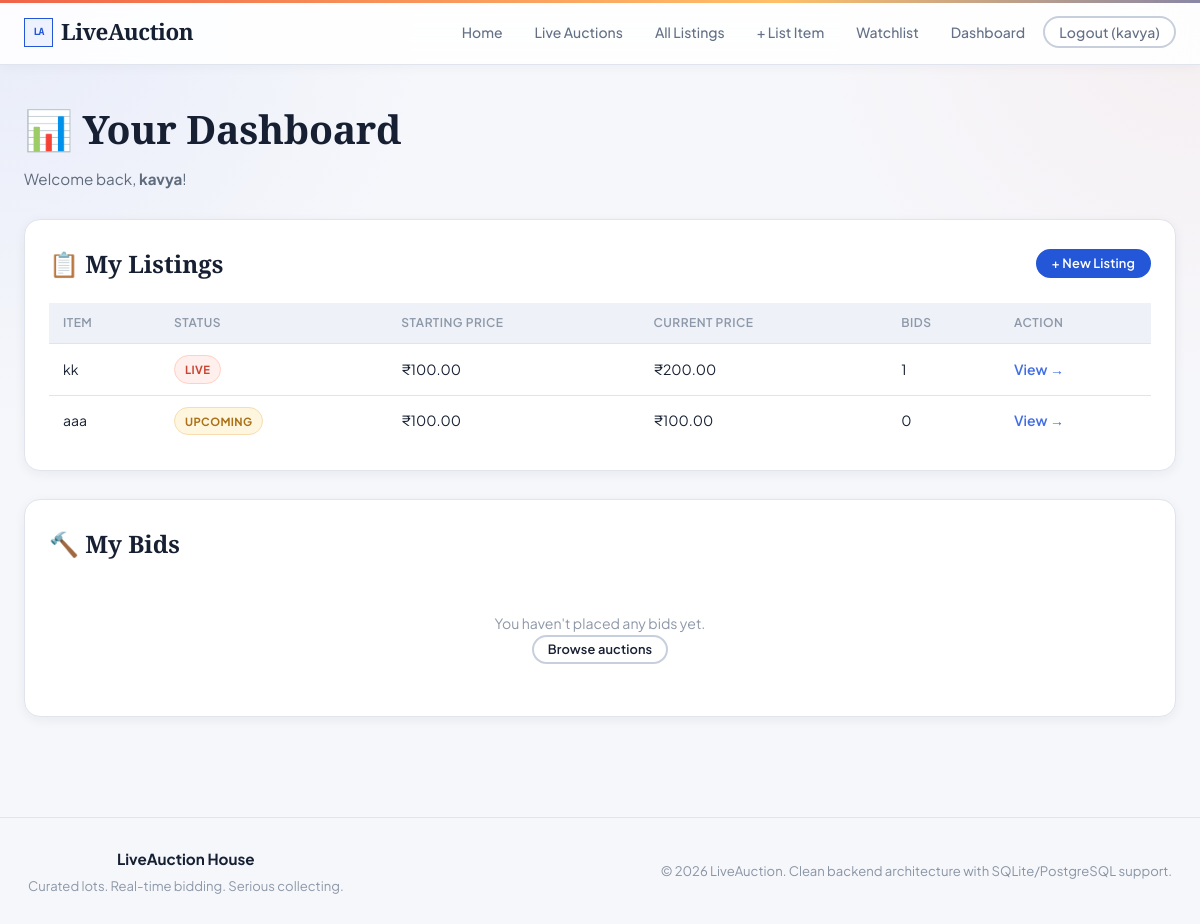
The page /dashboard/ (signed in) on the database its author committed.
### auctions/models.py (models this page shows, shortened)
class AuctionItem(models.Model):
    STATUS_CHOICES = [
        ('upcoming', 'Upcoming'),
        ('live', 'Live'),
        ('ended', 'Ended'),
    ]
    title = models.CharField(max_length=200)
    description = models.TextField()
    image = models.ImageField(upload_to='auction_images/', blank=True, null=True)
    seller = models.ForeignKey(User, on_delete=models.CASCADE, related_name='items_listed')
    starting_price = models.DecimalField(max_digits=10, decimal_places=2)
    current_price = models.DecimalField(max_digits=10, decimal_places=2)
    start_time = models.DateTimeField()
    end_time = models.DateTimeField()
    status = models.CharField(max_length=10, choices=STATUS_CHOICES, default='upcoming')
    created_at = models.DateTimeField(auto_now_add=True)
    class Meta:
        ordering = ['-created_at']

### auctions/views.py (the view)
# urls.py: path('dashboard/', views.dashboard, name='dashboard'),
@login_required
def dashboard(request):
    my_listings = AuctionItem.objects.filter(seller=request.user)
    my_bids = Bid.objects.filter(bidder=request.user).select_related('item').order_by('-timestamp')
    return render(request, 'auctions/dashboard.html', {
        'my_listings': my_listings,
        'my_bids': my_bids,
    })

### templates/auctions/dashboard.html (shortened to what this page needs)
{% extends 'base.html' %}
{% block content %}
<div class="page-header">
    <h1>📊 Your Dashboard</h1>
    <p>Welcome back, <strong>{{ user.username }}</strong>!</p>
</div>
<div class="dashboard-grid">
    <div class="dashboard-section">
        <div class="section-header">
            <h2>📋 My Listings</h2>
            <a href="{% url 'create_auction' %}" class="btn btn-primary btn-sm">+ New Listing</a>
        </div>
        {% if my_listings %}
            <div class="table-wrapper">
                <table class="data-table">
                    <thead>
                        <tr>
                            <th>Item</th>
                            <th>Status</th>
                            <th>Starting Price</th>
                            <th>Current Price</th>
                            <th>Bids</th>
                            <th>Action</th>
                        </tr>
                    </thead>
                    <tbody>
                        {% for item in my_listings %}
                            <tr>
                                <td>{{ item.title }}</td>
                                <td>
                                    {% if item.status == 'live' %}
                                        <span class="badge badge-live">Live</span>
                                    {% elif item.status == 'upcoming' %}
                                        <span class="badge badge-upcoming">Upcoming</span>
                                    {% else %}
                                        <span class="badge badge-ended">Ended</span>
                                    {% endif %}
                                </td>
                                <td>₹{{ item.starting_price }}</td>
                                <td>₹{{ item.current_price }}</td>
                                <td>{{ item.bids.count }}</td>
                                <td><a href="{% url 'auction_detail' item.pk %}" class="link-action">View →</a></td>
                            </tr>
                        {% endfor %}
                    </tbody>
                </table>
            </div>
        {% else %}
            <div class="empty-state-sm">
                <p>You haven't listed any items yet.</p>
                <a href="{% url 'create_auction' %}" class="btn btn-outline btn-sm">Create your first listing</a>
            </div>
        {% endif %}
    </div>
    <div class="dashboard-section">
        <div class="section-header">
            <h2>🔨 My Bids</h2>
        </div>
        {% if my_bids %}
            <div class="table-wrapper">
                <table class="data-table">
                    <thead>
                        <tr>
                            <th>Item</th>
                            <th>My Bid</th>
                            <th>Current Price</th>
                            <th>Status</th>
                            <th>Time</th>
                        </tr>
                    </thead>
                    <tbody>
                        {% for bid in my_bids %}
                            <tr>
                                <td><a href="{% url 'auction_detail' bid.item.pk %}">{{ bid.item.title }}</a></td>
                                <td>₹{{ bid.amount }}</td>
                                <td>₹{{ bid.item.current_price }}</td>
                                <td>
                                    {% if bid.amount == bid.item.current_price %}
                                        <span class="badge badge-live">Leading 🏆</span>
                                    {% else %}
                                        <span class="badge badge-ended">Outbid</span>
                                    {% endif %}
                                </td>
                                <td>{{ bid.timestamp|date:"M d, H:i" }}</td>
                            </tr>
                        {% endfor %}
                    </tbody>
                </table>
            </div>
        {% else %}
            <div class="empty-state-sm">
                <p>You haven't placed any bids yet.</p>
                <a href="{% url 'auction_list' %}" class="btn btn-outline btn-sm">Browse auctions</a>
            </div>
        {% endif %}
    </div>
</div>
{% endblock %}

### templates/base.html (shortened to what this page needs)
<!DOCTYPE html>
<html lang="en">
<head>
    <link rel="stylesheet" href="/static/css/style.css">
</head>
<body>
<nav class="navbar">
    <div class="nav-container">
        <a href="{% url 'home' %}" class="nav-brand">
            <span>LA</span> LiveAuction
        </a>
        <ul class="nav-links">
            <li><a href="{% url 'home' %}">Home</a></li>
            <li><a href="{% url 'auction_public_list' %}">Live Auctions</a></li>
            <li><a href="{% url 'auction_list' %}">All Listings</a></li>
            {% if user.is_authenticated %}
                <li><a href="{% url 'create_auction' %}">+ List Item</a></li>
                <li><a href="{% url 'watchlist' %}">Watchlist</a></li>
                <li><a href="{% url 'dashboard' %}">Dashboard</a></li>
                <li><a href="{% url 'logout' %}" class="btn btn-outline btn-sm">Logout ({{ user.username }})</a></li>
            {% else %}
                <li><a href="{% url 'login' %}" class="btn btn-outline btn-sm">Login</a></li>
                <li><a href="{% url 'register' %}" class="btn btn-primary btn-sm">Register</a></li>
            {% endif %}
        </ul>
    </div>
</nav>
<main class="main-content">
    {% block content %}{% endblock %}
</main>
<footer class="footer">
    <div style="max-width: 1240px; margin: 0 auto; display: flex; justify-content: space-between; align-items: center; flex-wrap: wrap; gap: 16px;">
        <div>
            <strong style="color: var(--white); font-size: 0.95rem;">LiveAuction House</strong>
            <p style="margin-top: 4px; color: var(--text-dim);">Curated lots. Real-time bidding. Serious collecting.</p>
        </div>
        <div>
            <p>&copy; 2026 LiveAuction. Clean backend architecture with SQLite/PostgreSQL support.</p>
        </div>
    </div>
</footer>
</body>
</html>

### rows shown on the page
AuctionItem: title "kk", status "LIVE", starting_price "100.00", current_price "200.00", bids.count "1"
AuctionItem: title "aaa", status "UPCOMING", starting_price "100.00", current_price "100.00", bids.count "0"

### other values the page prints
{{ user.username }} "kavya"
